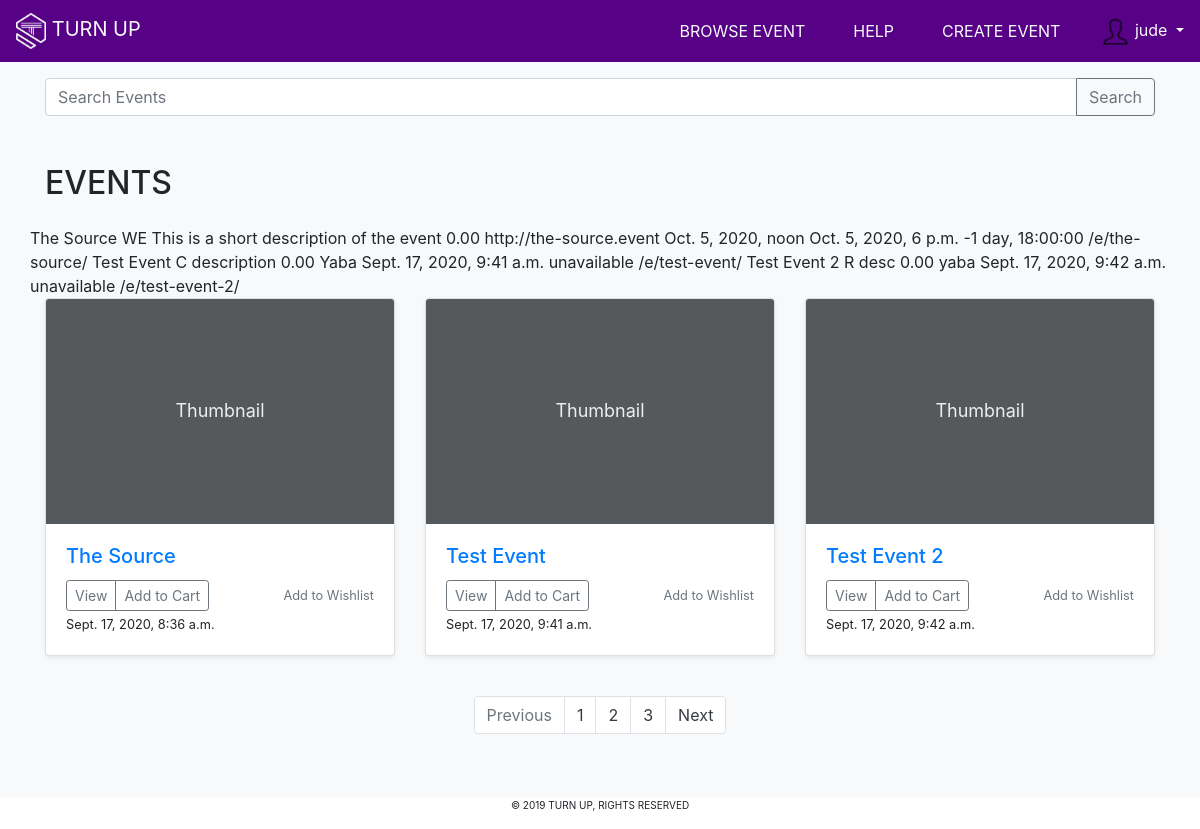
/events/ (signed in), run on the app's committed database.
### core/models.py (models this page shows, shortened)
class Event(models.Model):
    name = models.CharField(max_length=250)
    category = models.CharField(choices=EVENT_CHOICES, max_length=3, blank=True, null=True)
    description = models.TextField(blank=True, null=True)
    location = models.CharField(max_length=50)
    price = models.DecimalField(max_digits=5, decimal_places=2, default=0.00)
    sale_price = models.DecimalField(max_digits=5, decimal_places=2, blank=True, null=True)
    slug = models.SlugField(unique=True)
    start_time = models.DateTimeField(auto_now=False, auto_now_add=False)
    end_time = models.DateTimeField(auto_now=False, auto_now_add=False, blank=True, null=True)
    timestamp = models.DateTimeField(auto_now=True, auto_now_add=False)
    updated = models.DateTimeField(auto_now=False, auto_now_add=True)
    active = models.BooleanField(default=True)
    featured = models.BooleanField(default=False)
    class Meta:
        pass
    def get_absolute_url(self):
        return reverse("core:event_detail", kwargs={"slug": self.slug})
    def get_event_duration(self):
        if self.end_time:
            return self.start_time - self.end_time
        else:
            return "unavailable"

### core/views.py (the view)
# urls.py: path("events/", views.EventListView.as_view(), name="events_list"),
class EventListView(ListView):
    model = Event
    template_name = "core/event_list.html"

### core/templates/core/event_list.html (shortened to what this page needs)
{% extends 'core/base_slim.html' %}
{% load static %}
{% block content %}
    <section class="bg-light">
        <div class="container">
            <div class="input-group pt-3">
                <input type="search" class="form-control" aria-label="Search Input" placeholder="Search Events">
                <div class="input-group-append">
                    <button class="btn btn-outline-secondary" type="submit">Search</button>
                </div>
            </div>
        </div>
    </section>
    <section>
        <div class="album py-5 bg-light">
            <div class="container">
                <h2 class="pb-3">EVENTS</h2>
                <div class="row">
                    {% for event in object_list %}
                        {{event.name}}
                        {{event.category}}
                        {{event.description}}
                        {% if event.sale_price %}
                            {{event.sale_price}}
                        {% else %}
                            {{event.price}}
                        {% endif %}
                        {% if event.location %}
                            {{event.location}}
                        {% endif %}
                        {{event.start_time}}
                        {% if event.end_time %}
                            {{event.end_time}}
                        {% endif %}
                        {{event.get_event_duration}}
                        {{event.get_absolute_url}}
                    {% endfor %}
                    {% for event in object_list %}
                    <div class="col-md-4">
                        <div class="card mb-4 shadow-sm">
                            <a href="{{event.get_absolute_url}}">
                                <svg class="bd-placeholder-img card-img-top" width="100%" height="225"
                                xmlns="http://www.w3.org/2000/svg" preserveAspectRatio="xMidYMid slice" focusable="false"
                                role="img" aria-label="Placeholder: Thumbnail">
                                <rect width="100%" height="100%" fill="#55595c"></rect><text x="50%" y="50%" fill="#eceeef"
                                    dy=".3em">Thumbnail</text>
                            </svg>
                            </a>
                            <div class="card-body">
                                <a href="{{event.get_absolute_url}}"><h5 class="card-title">{{event.name}}</h5></a>
                                <div class="d-flex justify-content-between align-items-center">
                                    <div class="btn-group">
                                        <button type="button" class="btn btn-sm btn-outline-secondary">View</button>
                                        <button type="button" class="btn btn-sm btn-outline-secondary">Add to Cart</button>
                                    </div>
                                    <small class="text-muted"><a class="text-muted" href="">Add to Wishlist</a></small>
                                </div>
                                <small>{{event.timestamp}}</small>
                            </div>
                        </div>
                    </div>
                    {% endfor %}
                </div>
            </div>
            <section class=" bg-light">
                <div class="container pt-3">
                    <nav aria-label="Page navigation example text-dark">
                        <ul class="pagination justify-content-center">
                            <li class="page-item disabled">
                                <a class="page-link" href="#" tabindex="-1" aria-disabled="true">Previous</a>
                            </li>
                            <li class="page-item"><a class="page-link text-dark" href="#">1</a></li>
                            <li class="page-item"><a class="page-link text-dark" href="#">2</a></li>
                            <li class="page-item"><a class="page-link text-dark" href="#">3</a></li>
                            <li class="page-item">
                                <a class="page-link text-dark" href="#">Next</a>
                            </li>
                        </ul>
                    </nav>
                </div>
            </section>
        </div>
    </section>
{% endblock content %}

### core/templates/core/base_slim.html (shortened to what this page needs)
<!DOCTYPE html>
<html lang="en">
<head>
    {% load static %}
    <link rel="stylesheet" href="https://stackpath.bootstrapcdn.com/bootstrap/4.3.1/css/bootstrap.min.css">
    <link rel="stylesheet" href="{% static 'core/css/style.css' %}">
</head>
<body>
    <header class="bg-purple">
        <nav class="navbar navbar-expand-lg navbar-light text-light px-3">
            <a class="navbar-brand text-light" href="{% url 'core:homepage' %}">
                <img src="{% static 'core/img/tu Logo 2.png' %}" class="" height="36px" alt="LOGO"> TURN UP
            </a>
            <div class="collapse navbar-collapse" id="navbarTogglerDemo02">
                <ul class="navbar-nav ml-auto">
                    <li class="nav-item px-3">
                        <a class="nav-link text-light" href="{% url 'core:events_list' %}">BROWSE EVENT</a>
                    </li>
                    <li class="nav-item px-3">
                        <a class="nav-link text-light" href="#">HELP</a>
                    </li>
                    <li class="nav-item px-3">
                        <a class="nav-link text-light" href="#">CREATE EVENT</a>
                    </li>
                    <li class="nav-item pl-3">
                        {% if user.is_authenticated %}
                        <div class="dropdown" style="top: 14%; cursor: pointer;">
                            <a class="dropdown-toggle" data-toggle="dropdown">
                                <span><img src="{% static 'core//img/profile.png' %}" alt="profile" width="30" height="30"> {{request.user}} <span>
                            </a>
                        </div>
                        {% else %}
                        <a class="nav-link text-light" href="#">SIGN IN</a>
                        {% endif %}
                    </li>
                </ul>
            </div>
        </nav>
    </header>
    {% block content %}
    {% endblock %}
    <footer class="container-fluid">
        <div class="row">
            <div class="col justify-content-center">
                <p class="copyright-text text-center">&copy; 2019 TURN UP, RIGHTS RESERVED </p>
            </div>
        </div>
    </footer>
</body>
</html>

### core/static/core/css/style.css (style rules this page uses)
.bg-purple { background-color: rgb(86, 1, 134); }
.bd-placeholder-img { font-size: 1.125rem; text-anchor: middle; -webkit-user-select: none; -moz-user-select: none; -ms-user-select: none; user-select: none; }
.copyright-text { font-size: 10px; }

### data on the page
Event: name "The Source", category "WE", description "This is a short description of the event", price "0.00", location "http://the-source.event", start_time "Oct. 5, 2020, noon", end_time "Oct. 5, 2020, 6 p.m.", get_event_duration "-1 day, 18:00:00", get_absolute_url "/e/the-source/", timestamp "Sept. 17, 2020, 8:36 a.m."
Event: name "Test Event", category "C", description "description", price "0.00", location "Yaba", start_time "Sept. 17, 2020, 9:41 a.m.", get_event_duration "unavailable", get_absolute_url "/e/test-event/", timestamp "Sept. 17, 2020, 9:41 a.m."
Event: name "Test Event 2", category "R", description "desc", price "0.00", location "yaba", start_time "Sept. 17, 2020, 9:42 a.m.", get_event_duration "unavailable", get_absolute_url "/e/test-event-2/", timestamp "Sept. 17, 2020, 9:42 a.m."

### other printed values
{{ request.user }} "jude"
